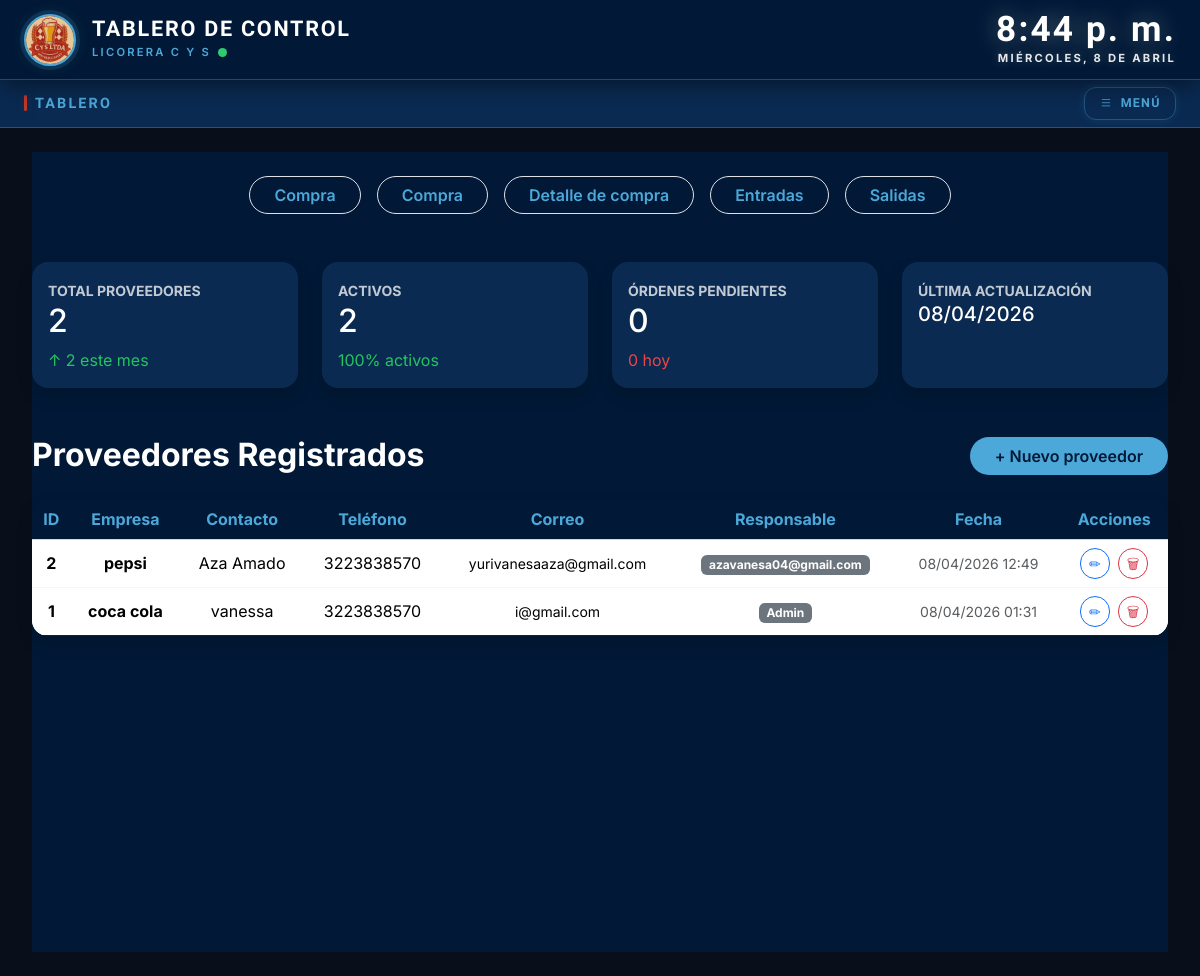
/proveedores/, run on an earlier commit of the app's database.
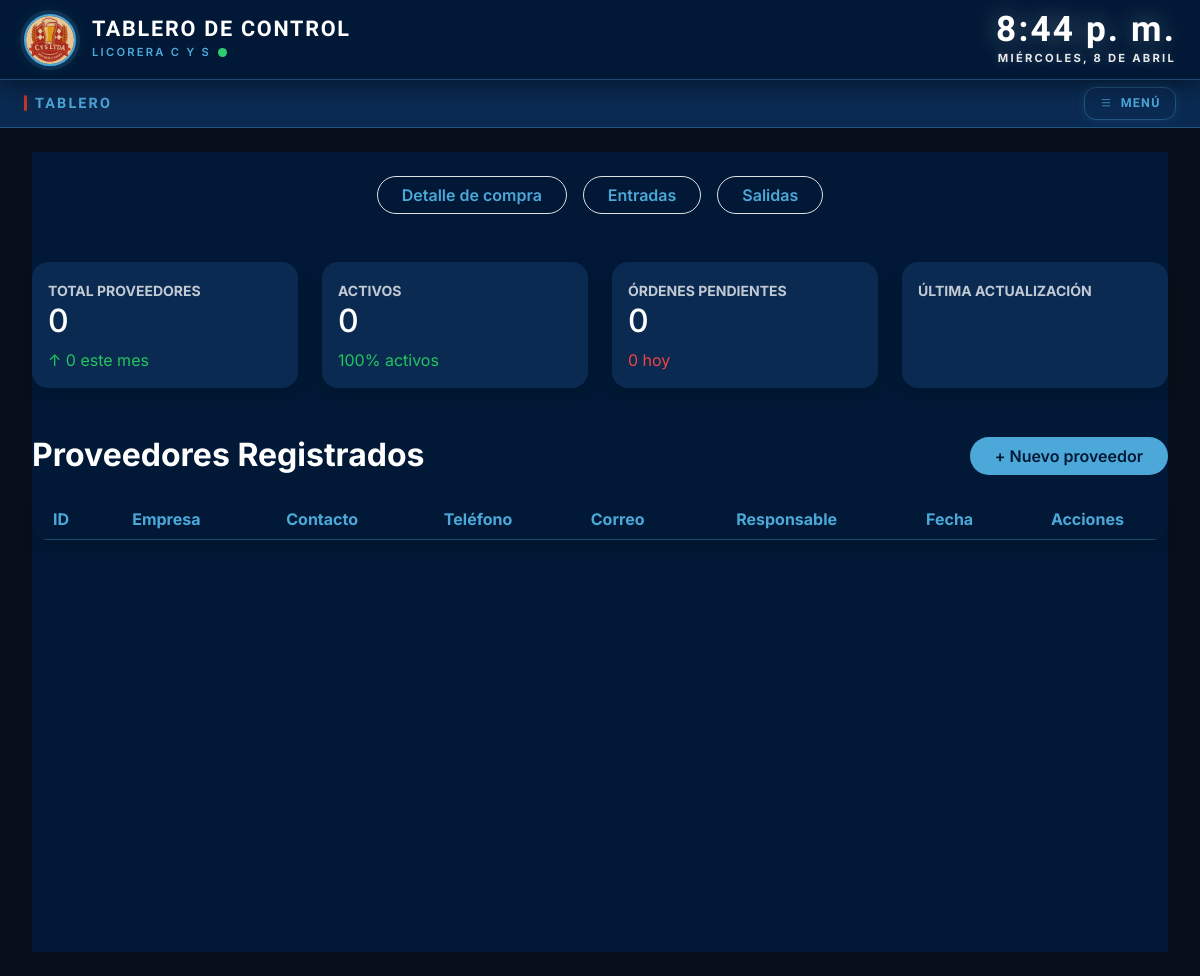
And on a later commit of the database.
### proveedores/models.py (models this page shows, shortened)
class Proveedor(models.Model):
    nombre_contacto = models.CharField(max_length=100)
    nombre_empresa = models.CharField(max_length=100)
    email = models.EmailField(unique=True)
    telefono_regex = RegexValidator(
        regex=r'^\d{10}$',
        message="El celular debe tener exactamente 10 dígitos."
    )
    telefono = models.CharField(
        validators=[telefono_regex],
        max_length=10,
        verbose_name="Celular"
    )
    fecha_registro = models.DateTimeField(auto_now_add=True, verbose_name="Fecha de Registro")
    ultima_modificacion = models.DateTimeField(auto_now=True, verbose_name="Última modificación")
    registrado_por = models.ForeignKey(
        User,
        on_delete=models.SET_NULL,
        null=True,
        blank=True,
        related_name='proveedores_registrados'
    )
    modificado_por = models.ForeignKey(
        User,
        on_delete=models.SET_NULL,
        null=True,
        blank=True,
        related_name='proveedores_modificados'
    )
    class Meta:
        ordering = ['-fecha_registro']

### proveedores/views.py (the view)
# urls.py: path('', views.inicio_proveedores, name='proveedores'),
def inicio_proveedores(request):
    proveedores = Proveedor.objects.all().order_by('-ultima_modificacion')
    total = proveedores.count()
    hace_30_dias = timezone.now() - timedelta(days=30)
    nuevos = proveedores.filter(fecha_registro__gte=hace_30_dias).count()
    ultimo = proveedores.order_by('-ultima_modificacion').first()
    fecha_u = ultimo.ultima_modificacion if ultimo else None
    if request.method == 'POST':
        form = ProveedorForm(request.POST)
        if form.is_valid():
            p = form.save(commit=False)
            if request.user.is_authenticated:
                p.registrado_por = request.user
                p.modificado_por = request.user
            p.save()
            messages.success(request, f'¡Proveedor "{p.nombre_empresa}" registrado!')
            return redirect('proveedores')
    else:
        form = ProveedorForm()
    context = {
        'proveedores': proveedores,
        'form': form,
        'total_proveedores': total,
        'nuevos_mes': nuevos,
        'proveedores_activos': total,
        'porcentaje_activos': 100 if total > 0 else 0,
        'ultima_actualizacion': fecha_u,
    }
    return render(request, 'proveedores/proveedor.html', context)

### licorera/context_processors.py (called while the page is built)
def datos_globales(request):
    return {
        "total_productos": Producto.objects.count(),
        "stock_critico": Producto.objects.filter(cantidad_disponible__lte=5).count(),
        "total_categorias": Categoria.objects.count()
    }

### proveedores/templates/proveedores/proveedor.html (shortened to what the changed rows need)
{% extends "base.html" %}
{% block content %}
<section class="container-fluid min-vh-100 px-4 py-4" style="background:#011936;">
    <div class="d-flex flex-wrap justify-content-center gap-3 mb-5">
{% for proveedor in proveedores %}
<a href="{% url 'registrar_compra' proveedor.id %}"
   class="btn rounded-pill px-4 fw-semibold border"
                style="color:#4DA8DA; border-color:#4DA8DA;">
   Compra
</a>
{% endfor %}
        <button class="btn rounded-pill px-4 fw-semibold border"
                style="color:#4DA8DA; border-color:#4DA8DA;">
            Detalle de compra
        </button>
        <button class="btn rounded-pill px-4 fw-semibold border"
                style="color:#4DA8DA; border-color:#4DA8DA;">
            Entradas
        </button>
        <button class="btn rounded-pill px-4 fw-semibold border"
                style="color:#4DA8DA; border-color:#4DA8DA;">
            Salidas
        </button>
    </div>
    <div class="row g-4 mb-5">
        <div class="col-md-3">
            <div class="card border-0 rounded-4 shadow h-100 text-white"
                 style="background:#0A2A52;">
                <div class="card-body">
                    <small class="opacity-75 fw-bold">TOTAL PROVEEDORES</small>
                    <h2>{{ total_proveedores }}</h2>
                    <span style="color:#22c55e;">↑ {{ nuevos_mes }} este mes</span>
                </div>
            </div>
        </div>
        <div class="col-md-3">
            <div class="card border-0 rounded-4 shadow h-100 text-white"
                 style="background:#0A2A52;">
                <div class="card-body">
                    <small class="opacity-75 fw-bold">ACTIVOS</small>
                    <h2>{{ total_proveedores }}</h2>
                    <span style="color:#22c55e;">100% activos</span>
                </div>
            </div>
        </div>
        <div class="col-md-3">
            <div class="card border-0 rounded-4 shadow h-100 text-white"
                 style="background:#0A2A52;">
                <div class="card-body">
                    <h2>0</h2>
                </div>
            </div>
        </div>
        <div class="col-md-3">
            <div class="card border-0 rounded-4 shadow h-100 text-white"
                 style="background:#0A2A52;">
                <div class="card-body">
                    <small class="opacity-75 fw-bold">ÚLTIMA ACTUALIZACIÓN</small>
                    <h5>{{ ultima_actualizacion|date:"d/m/Y" }}</h5>
                </div>
            </div>
        </div>
    </div>
    <div class="d-flex justify-content-between align-items-center mb-4">
        <h2 class="text-white fw-bold m-0">Proveedores Registrados</h2>
    </div>
    <div class="table-responsive rounded-4 overflow-hidden shadow">
        <table class="table align-middle mb-0">
            <thead class="text-center"
                   style="background:#011936; color:#4DA8DA;">
                <tr>
                    <th>ID</th>
                    <th>Empresa</th>
                    <th>Contacto</th>
                    <th>Teléfono</th>
                    <th>Correo</th>
                    <th>Responsable</th>
                    <th>Fecha</th>
                    <th>Acciones</th>
                </tr>
            </thead>
            <tbody class="text-center bg-white">
                {% for p in proveedores %}
                <tr>
                    <td><strong>{{ p.id }}</strong></td>
                    <td class="fw-bold">{{ p.nombre_empresa }}</td>
                    <td>{{ p.nombre_contacto }}</td>
                    <td>{{ p.telefono }}</td>
                    <td class="small">{{ p.email }}</td>
                   <td>
    <span class="badge bg-secondary">
        {{ p.registrado_por.email|default:"Admin" }}
    </span>
</td>
                    <td class="small text-muted">
                        {{ p.ultima_modificacion|date:"d/m/Y H:i" }}
                    </td>
                    <td>
                        <div class="d-flex justify-content-center gap-2">
                            <a href="{% url 'editar_proveedor' p.id %}"
                               class="btn btn-sm btn-outline-primary rounded-pill">
                                ✏
                            </a>
                            <form method="POST" action="{% url 'eliminar_proveedor' p.id %}">
                                <button class="btn btn-sm btn-outline-danger rounded-pill">
                                    🗑
                                </button>
                            </form>
                        </div>
                    </td>
                </tr>
                {% endfor %}
            </tbody>
        </table>
    </div>
</section>
{% endblock %}

What changed in the data, as far as the page shows it:
removed Proveedor: ultima_modificacion "08/04/2026", id "2", nombre_empresa "pepsi", nombre_contacto "Aza Amado", telefono "3223838570", email "yurivanesaaza@gmail.com", registrado_por.email "azavanesa04@gmail.com", ultima_modificacion "08/04/2026 12:49"
removed Proveedor: id "1", nombre_empresa "coca cola", nombre_contacto "vanessa", telefono "3223838570", email "i@gmail.com", registrado_por.email "Admin", ultima_modificacion "08/04/2026 01:31"
Also different on the page:
{{ total_proveedores }}: "2" → "0"
{{ nuevos_mes }}: "2" → "0"
